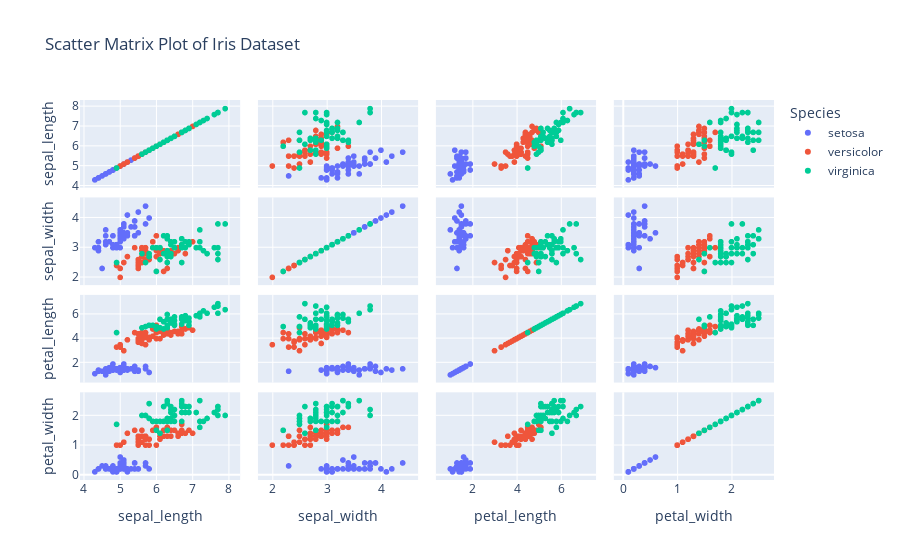

Source (notebook cell):
### Markdown cell above
Q4. Using the iris dataset in the Plotly library, Plot a scatter matrix plot, using the "species" column for
the color parameter.
Note: Use "sepal_length", "sepal_width", "petal_length", "petal_width" columns only with the
dimensions parameter.

### Code cell
import plotly.express as px

# Load the iris dataset from Plotly Express
iris_data = px.data.iris()

# Create a scatter matrix plot
scatter_matrix = px.scatter_matrix(iris_data, dimensions=['sepal_length', 'sepal_width', 'petal_length', 'petal_width'],
                                   color='species', title='Scatter Matrix Plot of Iris Dataset',
                                   labels={'species': 'Species'})

# Show the plot
scatter_matrix.show()

### Figure 1 — Plotly figure (JSON) as saved in the notebook; plotly's stock layout.template omitted (floating-point values rounded to 4 significant figures)
{"data": [{"dimensions": [{"axis": {"matches": true}, "label": "sepal_length", "values": [5.1, 4.9, 4.7, 4.6, 5, 5.4, 4.6, 5, 4.4, 4.9, 5.4, 4.8, 4.8, 4.3, 5.8, 5.7, 5.4, 5.1, 5.7, 5.1, 5.4, 5.1, 4.6, 5.1, 4.8, 5, 5, 5.2, 5.2, 4.7, 4.8, 5.4, 5.2, 5.5, 4.9, 5, 5.5, 4.9, 4.4, 5.1, 5, 4.5, 4.4, 5, 5.1, 4.8, 5.1, 4.6, 5.3, 5]}, {"axis": {"matches": true}, "label": "sepal_width", "values": [3.5, 3, 3.2, 3.1, 3.6, 3.9, 3.4, 3.4, 2.9, 3.1, 3.7, 3.4, 3, 3, 4, 4.4, 3.9, 3.5, 3.8, 3.8, 3.4, 3.7, 3.6, 3.3, 3.4, 3, 3.4, 3.5, 3.4, 3.2, 3.1, 3.4, 4.1, 4.2, 3.1, 3.2, 3.5, 3.1, 3, 3.4, 3.5, 2.3, 3.2, 3.5, 3.8, 3, 3.8, 3.2, 3.7, 3.3]}, {"axis": {"matches": true}, "label": "petal_length", "values": [1.4, 1.4, 1.3, 1.5, 1.4, 1.7, 1.4, 1.5, 1.4, 1.5, 1.5, 1.6, 1.4, 1.1, 1.2, 1.5, 1.3, 1.4, 1.7, 1.5, 1.7, 1.5, 1, 1.7, 1.9, 1.6, 1.6, 1.5, 1.4, 1.6, 1.6, 1.5, 1.5, 1.4, 1.5, 1.2, 1.3, 1.5, 1.3, 1.5, 1.3, 1.3, 1.3, 1.6, 1.9, 1.4, 1.6, 1.4, 1.5, 1.4]}, {"axis": {"matches": true}, "label": "petal_width", "values": [0.2, 0.2, 0.2, 0.2, 0.2, 0.4, 0.3, 0.2, 0.2, 0.1, 0.2, 0.2, 0.1, 0.1, 0.2, 0.4, 0.4, 0.3, 0.3, 0.3, 0.2, 0.4, 0.2, 0.5, 0.2, 0.2, 0.4, 0.2, 0.2, 0.2, 0.2, 0.4, 0.1, 0.2, 0.1, 0.2, 0.2, 0.1, 0.2, 0.2, 0.3, 0.3, 0.2, 0.6, 0.4, 0.3, 0.2, 0.2, 0.2, 0.2]}], "hovertemplate": "Species=setosa<br>%{xaxis.title.text}=%{x}<br>%{yaxis.title.text}=%{y}<extra></extra>", "legendgroup": "setosa", "marker": {"color": "#636efa", "symbol": "circle"}, "name": "setosa", "showlegend": true, "type": "splom"}, {"dimensions": [{"axis": {"matches": true}, "label": "sepal_length", "values": [7, 6.4, 6.9, 5.5, 6.5, 5.7, 6.3, 4.9, 6.6, 5.2, 5, 5.9, 6, 6.1, 5.6, 6.7, 5.6, 5.8, 6.2, 5.6, 5.9, 6.1, 6.3, 6.1, 6.4, 6.6, 6.8, 6.7, 6, 5.7, 5.5, 5.5, 5.8, 6, 5.4, 6, 6.7, 6.3, 5.6, 5.5, 5.5, 6.1, 5.8, 5, 5.6, 5.7, 5.7, 6.2, 5.1, 5.7]}, {"axis": {"matches": true}, "label": "sepal_width", "values": [3.2, 3.2, 3.1, 2.3, 2.8, 2.8, 3.3, 2.4, 2.9, 2.7, 2, 3, 2.2, 2.9, 2.9, 3.1, 3, 2.7, 2.2, 2.5, 3.2, 2.8, 2.5, 2.8, 2.9, 3, 2.8, 3, 2.9, 2.6, 2.4, 2.4, 2.7, 2.7, 3, 3.4, 3.1, 2.3, 3, 2.5, 2.6, 3, 2.6, 2.3, 2.7, 3, 2.9, 2.9, 2.5, 2.8]}, {"axis": {"matches": true}, "label": "petal_length", "values": [4.7, 4.5, 4.9, 4, 4.6, 4.5, 4.7, 3.3, 4.6, 3.9, 3.5, 4.2, 4, 4.7, 3.6, 4.4, 4.5, 4.1, 4.5, 3.9, 4.8, 4, 4.9, 4.7, 4.3, 4.4, 4.8, 5, 4.5, 3.5, 3.8, 3.7, 3.9, 5.1, 4.5, 4.5, 4.7, 4.4, 4.1, 4, 4.4, 4.6, 4, 3.3, 4.2, 4.2, 4.2, 4.3, 3, 4.1]}, {"axis": {"matches": true}, "label": "petal_width", "values": [1.4, 1.5, 1.5, 1.3, 1.5, 1.3, 1.6, 1, 1.3, 1.4, 1, 1.5, 1, 1.4, 1.3, 1.4, 1.5, 1, 1.5, 1.1, 1.8, 1.3, 1.5, 1.2, 1.3, 1.4, 1.4, 1.7, 1.5, 1, 1.1, 1, 1.2, 1.6, 1.5, 1.6, 1.5, 1.3, 1.3, 1.3, 1.2, 1.4, 1.2, 1, 1.3, 1.2, 1.3, 1.3, 1.1, 1.3]}], "hovertemplate": "Species=versicolor<br>%{xaxis.title.text}=%{x}<br>%{yaxis.title.text}=%{y}<extra></extra>", "legendgroup": "versicolor", "marker": {"color": "#EF553B", "symbol": "circle"}, "name": "versicolor", "showlegend": true, "type": "splom"}, {"dimensions": [{"axis": {"matches": true}, "label": "sepal_length", "values": [6.3, 5.8, 7.1, 6.3, 6.5, 7.6, 4.9, 7.3, 6.7, 7.2, 6.5, 6.4, 6.8, 5.7, 5.8, 6.4, 6.5, 7.7, 7.7, 6, 6.9, 5.6, 7.7, 6.3, 6.7, 7.2, 6.2, 6.1, 6.4, 7.2, 7.4, 7.9, 6.4, 6.3, 6.1, 7.7, 6.3, 6.4, 6, 6.9, 6.7, 6.9, 5.8, 6.8, 6.7, 6.7, 6.3, 6.5, 6.2, 5.9]}, {"axis": {"matches": true}, "label": "sepal_width", "values": [3.3, 2.7, 3, 2.9, 3, 3, 2.5, 2.9, 2.5, 3.6, 3.2, 2.7, 3, 2.5, 2.8, 3.2, 3, 3.8, 2.6, 2.2, 3.2, 2.8, 2.8, 2.7, 3.3, 3.2, 2.8, 3, 2.8, 3, 2.8, 3.8, 2.8, 2.8, 2.6, 3, 3.4, 3.1, 3, 3.1, 3.1, 3.1, 2.7, 3.2, 3.3, 3, 2.5, 3, 3.4, 3]}, {"axis": {"matches": true}, "label": "petal_length", "values": [6, 5.1, 5.9, 5.6, 5.8, 6.6, 4.5, 6.3, 5.8, 6.1, 5.1, 5.3, 5.5, 5, 5.1, 5.3, 5.5, 6.7, 6.9, 5, 5.7, 4.9, 6.7, 4.9, 5.7, 6, 4.8, 4.9, 5.6, 5.8, 6.1, 6.4, 5.6, 5.1, 5.6, 6.1, 5.6, 5.5, 4.8, 5.4, 5.6, 5.1, 5.1, 5.9, 5.7, 5.2, 5, 5.2, 5.4, 5.1]}, {"axis": {"matches": true}, "label": "petal_width", "values": [2.5, 1.9, 2.1, 1.8, 2.2, 2.1, 1.7, 1.8, 1.8, 2.5, 2, 1.9, 2.1, 2, 2.4, 2.3, 1.8, 2.2, 2.3, 1.5, 2.3, 2, 2, 1.8, 2.1, 1.8, 1.8, 1.8, 2.1, 1.6, 1.9, 2, 2.2, 1.5, 1.4, 2.3, 2.4, 1.8, 1.8, 2.1, 2.4, 2.3, 1.9, 2.3, 2.5, 2.3, 1.9, 2, 2.3, 1.8]}], "hovertemplate": "Species=virginica<br>%{xaxis.title.text}=%{x}<br>%{yaxis.title.text}=%{y}<extra></extra>", "legendgroup": "virginica", "marker": {"color": "#00cc96", "symbol": "circle"}, "name": "virginica", "showlegend": true, "type": "splom"}], "layout": {"dragmode": "select", "legend": {"title": {"text": "Species"}, "tracegroupgap": 0}, "title": {"text": "Scatter Matrix Plot of Iris Dataset"}}}
